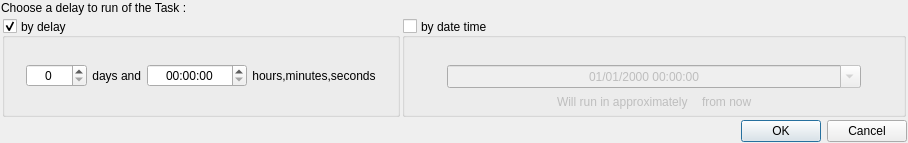
<?xml version="1.0" encoding="UTF-8"?>
<ui version="4.0">
 <class>getDelayDialog</class>
 <widget class="QDialog" name="getDelayDialog">
  <property name="windowModality">
   <enum>Qt::WindowModality::WindowModal</enum>
  </property>
  <property name="geometry">
   <rect>
    <x>0</x>
    <y>0</y>
    <width>908</width>
    <height>143</height>
   </rect>
  </property>
  <property name="windowTitle">
   <string>Choose a delay</string>
  </property>
  <layout class="QVBoxLayout" name="verticalLayout">
   <property name="spacing">
    <number>2</number>
   </property>
   <property name="sizeConstraint">
    <enum>QLayout::SizeConstraint::SetMinimumSize</enum>
   </property>
   <property name="leftMargin">
    <number>1</number>
   </property>
   <property name="topMargin">
    <number>1</number>
   </property>
   <property name="rightMargin">
    <number>1</number>
   </property>
   <property name="bottomMargin">
    <number>1</number>
   </property>
   <item>
    <widget class="QLabel" name="label">
     <property name="text">
      <string>Choose a delay to run of the Task :</string>
     </property>
    </widget>
   </item>
   <item>
    <widget class="QWidget" name="widget" native="true">
     <property name="sizePolicy">
      <sizepolicy hsizetype="Expanding" vsizetype="Expanding">
       <horstretch>0</horstretch>
       <verstretch>0</verstretch>
      </sizepolicy>
     </property>
     <layout class="QHBoxLayout" name="horizontalLayout">
      <property name="spacing">
       <number>2</number>
      </property>
      <property name="leftMargin">
       <number>1</number>
      </property>
      <property name="topMargin">
       <number>1</number>
      </property>
      <property name="rightMargin">
       <number>1</number>
      </property>
      <property name="bottomMargin">
       <number>1</number>
      </property>
      <item>
       <widget class="QGroupBox" name="delayGroup">
        <property name="sizePolicy">
         <sizepolicy hsizetype="Preferred" vsizetype="Preferred">
          <horstretch>0</horstretch>
          <verstretch>0</verstretch>
         </sizepolicy>
        </property>
        <property name="title">
         <string>by delay</string>
        </property>
        <property name="alignment">
         <set>Qt::AlignmentFlag::AlignLeading|Qt::AlignmentFlag::AlignLeft|Qt::AlignmentFlag::AlignVCenter</set>
        </property>
        <property name="checkable">
         <bool>true</bool>
        </property>
        <layout class="QHBoxLayout" name="horizontalLayout_2">
         <property name="spacing">
          <number>2</number>
         </property>
         <property name="leftMargin">
          <number>1</number>
         </property>
         <property name="topMargin">
          <number>1</number>
         </property>
         <property name="rightMargin">
          <number>1</number>
         </property>
         <property name="bottomMargin">
          <number>1</number>
         </property>
         <item>
          <spacer name="horizontalSpacer">
           <property name="orientation">
            <enum>Qt::Orientation::Horizontal</enum>
           </property>
           <property name="sizeType">
            <enum>QSizePolicy::Policy::Minimum</enum>
           </property>
           <property name="sizeHint" stdset="0">
            <size>
             <width>20</width>
             <height>20</height>
            </size>
           </property>
          </spacer>
         </item>
         <item>
          <widget class="NoWheelFocusSpinBox" name="spinBox">
           <property name="minimumSize">
            <size>
             <width>60</width>
             <height>0</height>
            </size>
           </property>
           <property name="alignment">
            <set>Qt::AlignmentFlag::AlignCenter</set>
           </property>
           <property name="maximum">
            <number>10000</number>
           </property>
          </widget>
         </item>
         <item>
          <widget class="QLabel" name="label_3">
           <property name="text">
            <string> days and </string>
           </property>
          </widget>
         </item>
         <item>
          <widget class="NoWheelFocusTimeEdit" name="timeEdit">
           <property name="minimumSize">
            <size>
             <width>100</width>
             <height>0</height>
            </size>
           </property>
           <property name="alignment">
            <set>Qt::AlignmentFlag::AlignCenter</set>
           </property>
           <property name="displayFormat">
            <string notr="true">HH:mm:ss</string>
           </property>
          </widget>
         </item>
         <item>
          <widget class="QLabel" name="label_5">
           <property name="text">
            <string> hours,minutes,seconds</string>
           </property>
          </widget>
         </item>
         <item>
          <spacer name="horizontalSpacer_2">
           <property name="orientation">
            <enum>Qt::Orientation::Horizontal</enum>
           </property>
           <property name="sizeType">
            <enum>QSizePolicy::Policy::Minimum</enum>
           </property>
           <property name="sizeHint" stdset="0">
            <size>
             <width>20</width>
             <height>20</height>
            </size>
           </property>
          </spacer>
         </item>
        </layout>
       </widget>
      </item>
      <item>
       <widget class="QGroupBox" name="dateTimeGroup">
        <property name="sizePolicy">
         <sizepolicy hsizetype="Expanding" vsizetype="Preferred">
          <horstretch>0</horstretch>
          <verstretch>0</verstretch>
         </sizepolicy>
        </property>
        <property name="title">
         <string>by date time</string>
        </property>
        <property name="alignment">
         <set>Qt::AlignmentFlag::AlignLeading|Qt::AlignmentFlag::AlignLeft|Qt::AlignmentFlag::AlignVCenter</set>
        </property>
        <property name="checkable">
         <bool>true</bool>
        </property>
        <property name="checked">
         <bool>false</bool>
        </property>
        <layout class="QVBoxLayout" name="verticalLayout_2">
         <property name="spacing">
          <number>2</number>
         </property>
         <property name="sizeConstraint">
          <enum>QLayout::SizeConstraint::SetDefaultConstraint</enum>
         </property>
         <property name="leftMargin">
          <number>1</number>
         </property>
         <property name="topMargin">
          <number>1</number>
         </property>
         <property name="rightMargin">
          <number>1</number>
         </property>
         <property name="bottomMargin">
          <number>1</number>
         </property>
         <item>
          <spacer name="verticalSpacer">
           <property name="orientation">
            <enum>Qt::Orientation::Vertical</enum>
           </property>
           <property name="sizeHint" stdset="0">
            <size>
             <width>20</width>
             <height>40</height>
            </size>
           </property>
          </spacer>
         </item>
         <item>
          <widget class="QWidget" name="widget_2" native="true">
           <layout class="QHBoxLayout" name="horizontalLayout_4">
            <property name="spacing">
             <number>2</number>
            </property>
            <property name="leftMargin">
             <number>1</number>
            </property>
            <property name="topMargin">
             <number>1</number>
            </property>
            <property name="rightMargin">
             <number>1</number>
            </property>
            <property name="bottomMargin">
             <number>1</number>
            </property>
            <item>
             <spacer name="horizontalSpacer_4">
              <property name="orientation">
               <enum>Qt::Orientation::Horizontal</enum>
              </property>
              <property name="sizeType">
               <enum>QSizePolicy::Policy::Minimum</enum>
              </property>
              <property name="sizeHint" stdset="0">
               <size>
                <width>40</width>
                <height>20</height>
               </size>
              </property>
             </spacer>
            </item>
            <item>
             <widget class="NoWheelFocusDateTimeEdit" name="dateTimeEdit">
              <property name="sizePolicy">
               <sizepolicy hsizetype="Expanding" vsizetype="Fixed">
                <horstretch>0</horstretch>
                <verstretch>0</verstretch>
               </sizepolicy>
              </property>
              <property name="alignment">
               <set>Qt::AlignmentFlag::AlignCenter</set>
              </property>
              <property name="displayFormat">
               <string notr="true">dd/MM/yyyy HH:mm:ss</string>
              </property>
              <property name="calendarPopup">
               <bool>true</bool>
              </property>
             </widget>
            </item>
            <item>
             <spacer name="horizontalSpacer_3">
              <property name="orientation">
               <enum>Qt::Orientation::Horizontal</enum>
              </property>
              <property name="sizeType">
               <enum>QSizePolicy::Policy::Minimum</enum>
              </property>
              <property name="sizeHint" stdset="0">
               <size>
                <width>40</width>
                <height>20</height>
               </size>
              </property>
             </spacer>
            </item>
           </layout>
          </widget>
         </item>
         <item>
          <widget class="QWidget" name="widget_3" native="true">
           <layout class="QHBoxLayout" name="horizontalLayout_3">
            <property name="spacing">
             <number>2</number>
            </property>
            <property name="leftMargin">
             <number>1</number>
            </property>
            <property name="topMargin">
             <number>1</number>
            </property>
            <property name="rightMargin">
             <number>1</number>
            </property>
            <property name="bottomMargin">
             <number>1</number>
            </property>
            <item>
             <spacer name="horizontalSpacer_5">
              <property name="orientation">
               <enum>Qt::Orientation::Horizontal</enum>
              </property>
              <property name="sizeHint" stdset="0">
               <size>
                <width>74</width>
                <height>20</height>
               </size>
              </property>
             </spacer>
            </item>
            <item>
             <widget class="QLabel" name="label_2">
              <property name="text">
               <string>Will run in approximately </string>
              </property>
             </widget>
            </item>
            <item>
             <widget class="QLabel" name="delayDetailsLabel">
              <property name="text">
               <string/>
              </property>
             </widget>
            </item>
            <item>
             <widget class="QLabel" name="label_4">
              <property name="text">
               <string>from now</string>
              </property>
             </widget>
            </item>
            <item>
             <spacer name="horizontalSpacer_6">
              <property name="orientation">
               <enum>Qt::Orientation::Horizontal</enum>
              </property>
              <property name="sizeHint" stdset="0">
               <size>
                <width>74</width>
                <height>20</height>
               </size>
              </property>
             </spacer>
            </item>
           </layout>
          </widget>
         </item>
        </layout>
       </widget>
      </item>
     </layout>
    </widget>
   </item>
   <item>
    <widget class="QDialogButtonBox" name="buttonBox">
     <property name="orientation">
      <enum>Qt::Orientation::Horizontal</enum>
     </property>
     <property name="standardButtons">
      <set>QDialogButtonBox::StandardButton::Cancel|QDialogButtonBox::StandardButton::Ok</set>
     </property>
    </widget>
   </item>
  </layout>
 </widget>
 <customwidgets>
  <customwidget>
   <class>NoWheelFocusSpinBox</class>
   <extends>QSpinBox</extends>
   <header location="global">ui/CustomPrimaryWidgets.h</header>
  </customwidget>
  <customwidget>
   <class>NoWheelFocusTimeEdit</class>
   <extends>QTimeEdit</extends>
   <header location="global">ui/CustomPrimaryWidgets.h</header>
  </customwidget>
  <customwidget>
   <class>NoWheelFocusDateTimeEdit</class>
   <extends>QDateTimeEdit</extends>
   <header location="global">ui/CustomPrimaryWidgets.h</header>
  </customwidget>
 </customwidgets>
 <resources/>
 <connections>
  <connection>
   <sender>buttonBox</sender>
   <signal>accepted()</signal>
   <receiver>getDelayDialog</receiver>
   <slot>accept()</slot>
   <hints>
    <hint type="sourcelabel">
     <x>248</x>
     <y>254</y>
    </hint>
    <hint type="destinationlabel">
     <x>157</x>
     <y>274</y>
    </hint>
   </hints>
  </connection>
  <connection>
   <sender>buttonBox</sender>
   <signal>rejected()</signal>
   <receiver>getDelayDialog</receiver>
   <slot>reject()</slot>
   <hints>
    <hint type="sourcelabel">
     <x>316</x>
     <y>260</y>
    </hint>
    <hint type="destinationlabel">
     <x>286</x>
     <y>274</y>
    </hint>
   </hints>
  </connection>
 </connections>
</ui>
